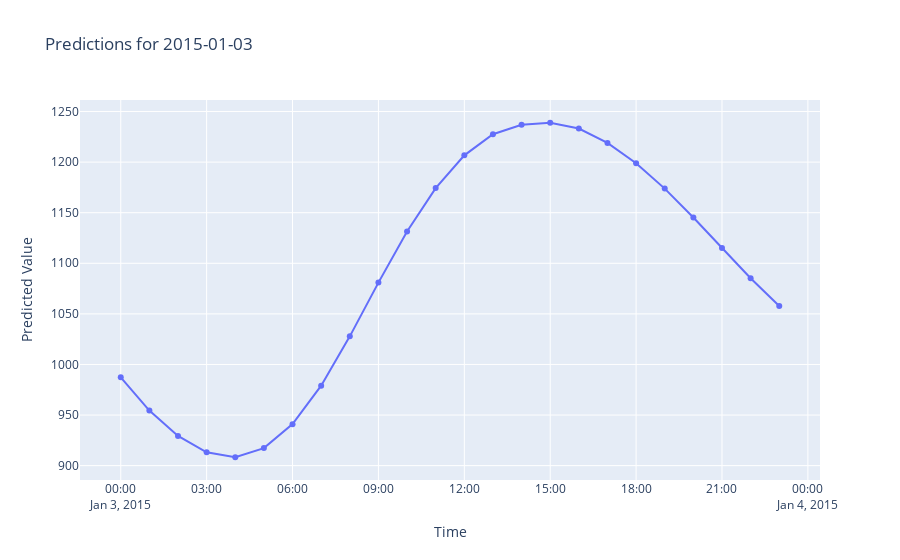

Here is the notebook cell this chart was saved with:
### Code cell
import pandas as pd
import numpy as np
import pickle
from sklearn.preprocessing import StandardScaler
import plotly.graph_objects as go
from datetime import datetime, timedelta

# Load the trained model and scaler
with open('gru_model.pkl', 'rb') as file:
    loaded_model = pickle.load(file)

with open('scaler.pkl', 'rb') as file:
    scaler = pickle.load(file)

def predict_and_plot_day(date_str, feature_values):
    """
    Predicts values for each hour of the given day and plots the results.
    
    :param date_str: The date string in 'YYYY-MM-DD' format.
    :param feature_values: A dictionary containing fixed values for the features (excluding datetime).
    """
    # Define the date and time range for the whole day (00:00 to 23:00)
    start_time = datetime.strptime(date_str, '%Y-%m-%d')
    end_time = start_time + timedelta(days=1)
    time_range = pd.date_range(start=start_time, end=end_time - timedelta(hours=1), freq='H')  # End at 23:00

    # Prepare the DataFrame for predictions
    data = []
    for timestamp in time_range:
        row = feature_values.copy()
        row['month'] = timestamp.month
        row['hour'] = timestamp.hour
        row['day'] = timestamp.day
        row['hour_sin'] = np.sin(2 * np.pi * timestamp.hour / 24)
        row['hour_cos'] = np.cos(2 * np.pi * timestamp.hour / 24)
        data.append(row)

    df = pd.DataFrame(data)

    # Ensure all feature columns are present
    feature_columns = ['month', 'hour', 'day', 'hour_sin', 'hour_cos', 'QV2M_toc', 'TQL_toc', 'W2M_toc', 'QV2M_san', 'TQL_san', 'W2M_san', 'QV2M_dav', 'TQL_dav', 'W2M_dav', 'T2M_toc', 'T2M_san', 'T2M_dav', 'holiday']
    df = df[feature_columns]

    # Scale the features
    df_scaled = scaler.transform(df)

    # Reshape the data to fit the model's input shape
    df_reshaped = df_scaled.reshape(df_scaled.shape[0], 1, df_scaled.shape[1])

    # Predict using the loaded model
    predictions = loaded_model.predict(df_reshaped).flatten()

    # Plot the results using Plotly
    fig = go.Figure()
    fig.add_trace(go.Scatter(x=time_range, y=predictions, mode='lines+markers', name='Predictions'))
    fig.update_layout(title=f'Predictions for {date_str}',
                      xaxis_title='Time',
                      yaxis_title='Predicted Value')
    fig.show()

# Example usage
feature_values = {
    'QV2M_toc': 0.018576382,
    'TQL_toc': 0.016174316,
    'W2M_toc': 21.85054581787518,
    'QV2M_san': 0.017271755,
    'TQL_san': 0.0018553734,
    'W2M_san': 10.328948729384228,
    'T2M_toc': 25.865258789062523,
    'QV2M_dav': 0.016562222,
    'TQL_dav': 0.09609985,
    'W2M_dav': 5.364147952093894,
    'T2M_san': 23.482446289062523,
    'T2M_dav': 22.662133789062523,
    'holiday': 0
}

predict_and_plot_day('2015-01-03', feature_values)

### Figure 1 — Plotly figure (JSON) as saved in the notebook; plotly's stock layout.template omitted (floating-point values rounded to 4 significant figures)
{"data": [{"mode": "lines+markers", "name": "Predictions", "type": "scatter", "x": ["2015-01-03T00:00:00", "2015-01-03T01:00:00", "2015-01-03T02:00:00", "2015-01-03T03:00:00", "2015-01-03T04:00:00", "2015-01-03T05:00:00", "2015-01-03T06:00:00", "2015-01-03T07:00:00", "2015-01-03T08:00:00", "2015-01-03T09:00:00", "2015-01-03T10:00:00", "2015-01-03T11:00:00", "2015-01-03T12:00:00", "2015-01-03T13:00:00", "2015-01-03T14:00:00", "2015-01-03T15:00:00", "2015-01-03T16:00:00", "2015-01-03T17:00:00", "2015-01-03T18:00:00", "2015-01-03T19:00:00", "2015-01-03T20:00:00", "2015-01-03T21:00:00", "2015-01-03T22:00:00", "2015-01-03T23:00:00"], "y": [987.2, 954.4, 929.4, 913.2, 908.3, 917.3, 941.0, 979.1, 1028.0, 1081.0, 1131.0, 1174.0, 1207.0, 1228.0, 1237.0, 1239.0, 1233.0, 1219.0, 1199.0, 1174.0, 1145.0, 1115.0, 1085.0, 1058.0]}], "layout": {"title": {"text": "Predictions for 2015-01-03"}, "xaxis": {"title": {"text": "Time"}}, "yaxis": {"title": {"text": "Predicted Value"}}}}
